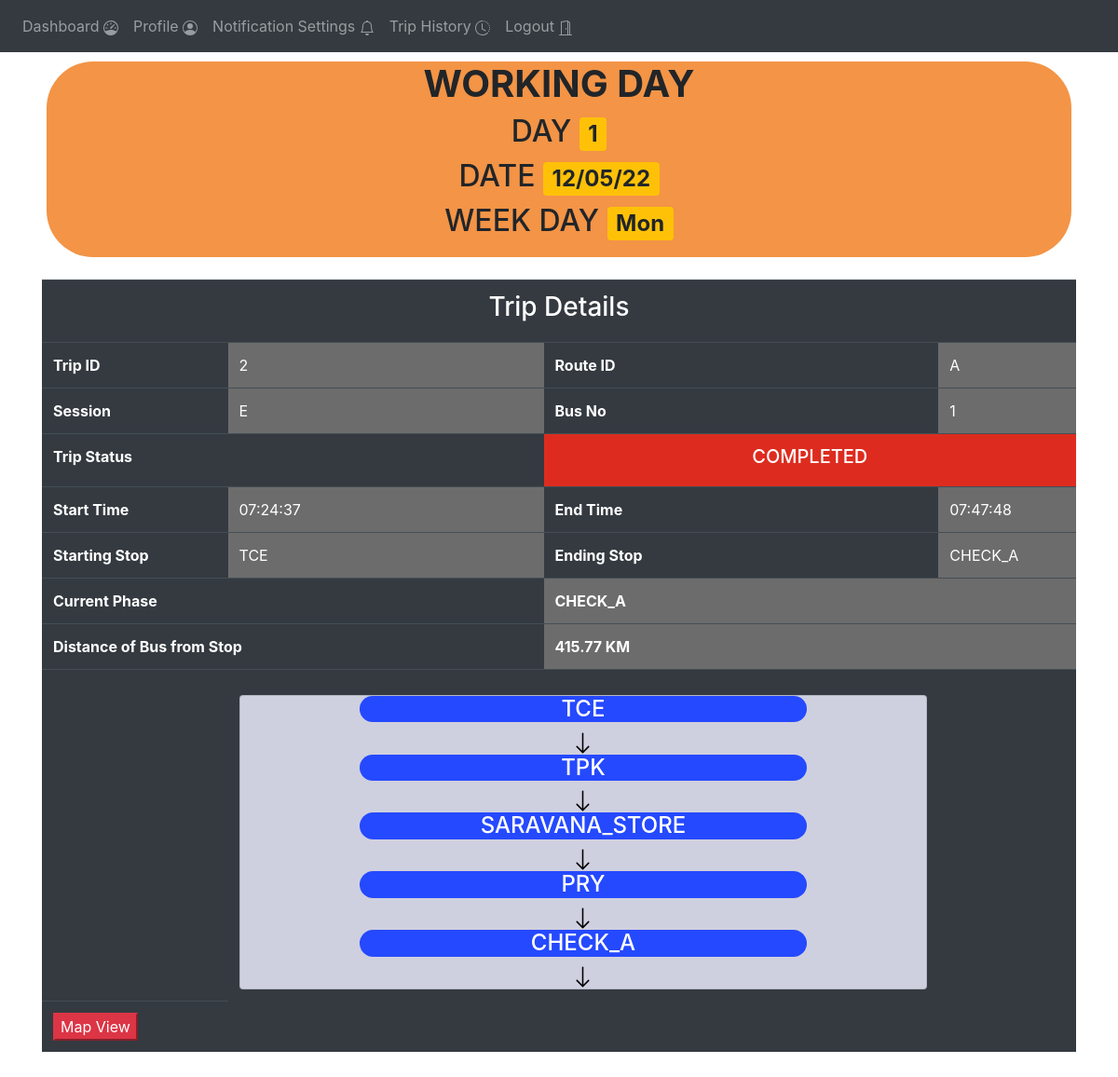
The app's page /student-home (signed in), older data.
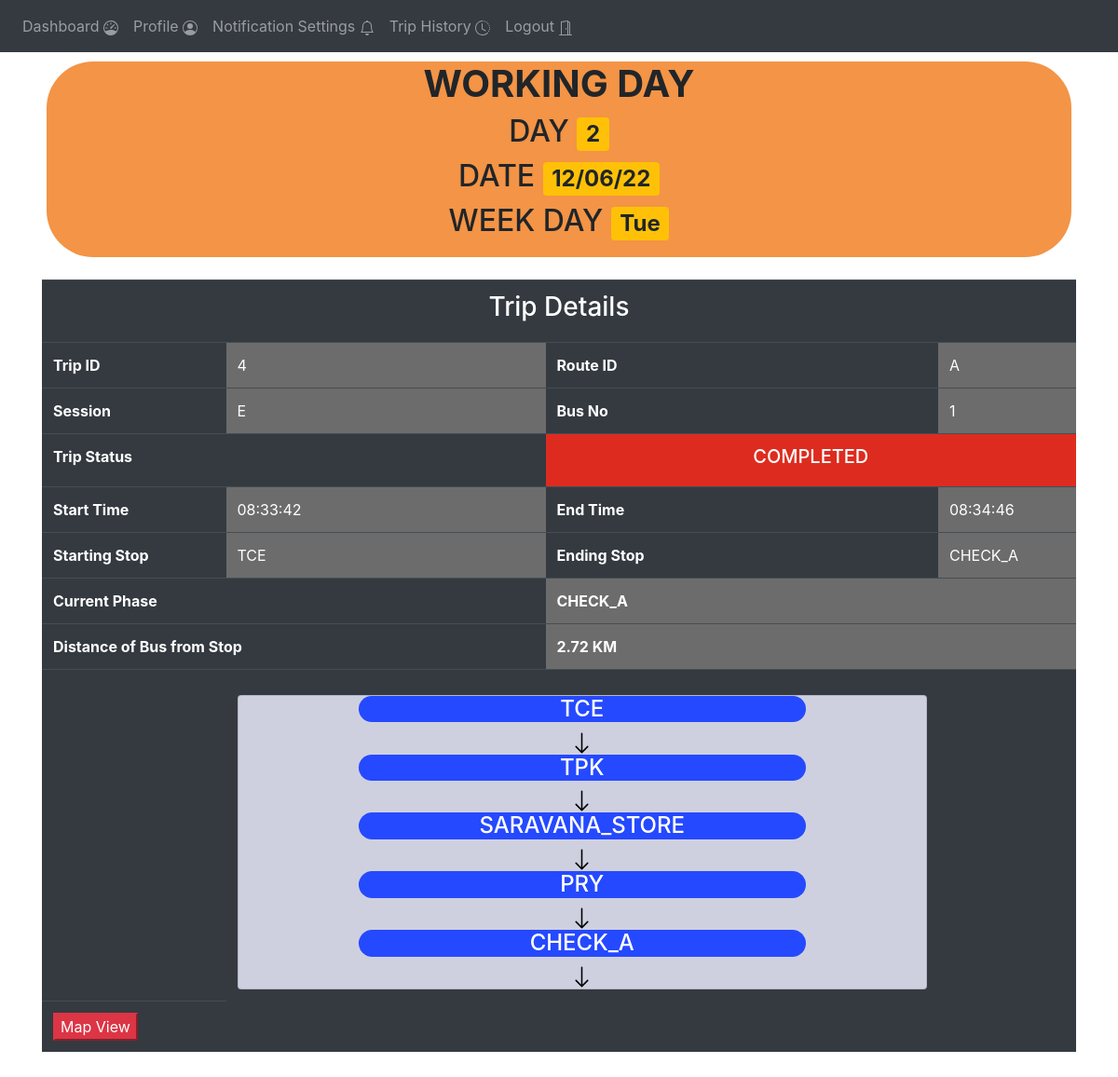
The same page, newer data.
### website/models.py (models this page shows)
class Working_day(db.Model):
    day = db.Column(db.Integer, primary_key=True)
    date = db.Column(db.String(15))
    week_day = db.Column(db.String(15))
    trips_created = db.Column(db.String(1))

class Trips(db.Model):
    trip_id = db.Column(db.Integer, primary_key=True)
    working_day = db.Column(db.Integer)
    route_id = db.Column(db.Integer)
    conductor_id = db.Column(db.Integer)
    bus_id =  db.Column(db.String(1))
    session = db.Column(db.String(1))
    status = db.Column(db.String(15))
    current_phase = db.Column(db.String(15))
    start_time =  db.Column(db.String(15))
    end_time = db.Column(db.String(15))

### website/views.py (the view)
@views.route('/student-home', methods=['GET', 'POST'])
@login_required
def student_home():
    w = Site_settings.query.filter_by(key="current_working_day").first().value
    working_day = Working_day.query.filter_by(day=w).first()
    student_details = Student_details.query.filter_by(id = current_user.id).first()
    routes = Route.query.filter_by(route_id = student_details.route).all()
    trips = Trips.query.filter_by(working_day=w , route_id = student_details.route).all()
    home_stop = student_details.home_phase
    lat2 = Location_reference.query.filter_by(name = home_stop).first().lat
    long2 = Location_reference.query.filter_by(name = home_stop).first().long
    if trips:
        if trips[0].status != "COMPLETED":
            trip = trips[0]
            phase = routes[0].phases.split(",")
            route=routes[0]
            lat=Bus_data.query.filter_by(no = trip.bus_id).first().lat
            long=Bus_data.query.filter_by(no = trip.bus_id).first().long
            distance = get_distance(float(lat) , float(long) , float(lat2) , float(long2))
        else:
            trip  = trips[1]
            phase = routes[1].phases.split(",")
            route = routes[1]
            lat=Bus_data.query.filter_by(no = trip.bus_id).first().lat
            long=Bus_data.query.filter_by(no = trip.bus_id).first().long
            distance = get_distance(float(lat) , float(long) , float(lat2) , float(long2))
    else:
        trip = None
        lat = long=phase=route= None
    return render_template("student_home.html" , user = current_user , w = working_day , trip=trip , phase = phase , route=route , lat=lat,long=long,distance = distance)

### website/__init__.py (called while the page is built)
def create_app():
    app = Flask(__name__)
    app.config['SECRET_KEY'] = '#itsactuallyapassword'
    app.config['SQLALCHEMY_DATABASE_URI'] = f'sqlite:///{DB_NAME}'
    db.init_app(app)
    from .views import views
    from .auth import auth
    app.register_blueprint(views, url_prefix='/')
    app.register_blueprint(auth, url_prefix='/')
    from .models import User
    create_database(app)
    login_manager = LoginManager()
    login_manager.login_view = 'auth.login'
    login_manager.init_app(app)
    @login_manager.user_loader
    def load_user(id):
        return User.query.get(int(id))
    return app

### website/views.py (called while the page is built)
def get_distance(lat1 , lon1 , lat2 , lon2):
    import math
    R = 6371
    lat1_rad = math.radians(lat1)
    lon1_rad = math.radians(lon1)
    lat2_rad = math.radians(lat2)
    lon2_rad = math.radians(lon2)
    dlat = lat2_rad - lat1_rad
    dlon = lon2_rad - lon1_rad
    a = math.sin(dlat/2)**2 + math.cos(lat1_rad) * math.cos(lat2_rad) * math.sin(dlon/2)**2
    c = 2 * math.atan2(math.sqrt(a), math.sqrt(1-a))
    distance = R * c
    return round(distance  , 2)

### website/templates/student_home.html (shortened to what this page needs)
{% extends "base.html" %}
{% block content %}
<div  style=" background-color: rgb(243, 148, 70);align-content: center ;text-align: center ;margin-top: 10px ; margin-left: 5px;margin-right: 5px;padding-left: 5px;padding-right:5px ; padding-bottom : 10px;border-radius: 50px;">
    <h1><b>WORKING DAY</h1></b>
    <h2>DAY  <span class="badge bg-warning">{{w.day}}</span></h2>
    <h2>DATE <span class="badge bg-warning">{{w.date}}</span></h2>
    <h2>WEEK DAY  <span class="badge bg-warning">{{w.week_day}}</span></h2>
</div>
  <br>
{% if trip %}
<div  style="align-content: center;border-radius: 50px;">
    <table class="table table-dark">
            <tr>
                <th colspan="4"><h3 align="center" width="100%">Trip Details</h3></th>
            </tr>
        <tr>
            <th>Trip ID</th>
            <td style="background-color:rgb(108, 108, 108);">{{trip.trip_id}}</td>
            <th>Route ID</th>
            <td style="background-color:rgb(108, 108, 108);">{{route.route_id}}</td>
        </tr>
        <tr>
            <th>Session</th>
            <td style="background-color:rgb(108, 108, 108);">{{trip.session}}</td>
            <th>Bus No</th>
            <td style="background-color:rgb(108, 108, 108);">{{trip.bus_id}}</td>
        </tr>
        <tr>
            <th colspan="2">
                Trip Status
            </th>
            {%if trip.status =="COMPLETED" %}
            <th style="background-color:rgb(221, 44, 31);" colspan="2"><h5 align="center">{{trip.status}}</h5></th>
            {%endif%}
        </tr>
        <tr>
            <th>Start Time</th>
            <td style="background-color:rgb(108, 108, 108);">{{trip.start_time}}</td>
            <th>End Time</th>
            <td style="background-color:rgb(108, 108, 108);">{{trip.end_time}}</td>
        </tr>
        <tr>
            <th>Starting Stop</th>
            <td style="background-color:rgb(108, 108, 108);">{{route.start}}</td>
            <th>Ending Stop</th>
            <td style="background-color:rgb(108, 108, 108);">{{route.end}}</td>
        </tr>
        <tr>
            <th colspan="2">Current Phase</th>
            <th colspan="2" style="background-color:rgb(108, 108, 108);">{{trip.current_phase}}</th>
        </tr>
        <tr>
            <th colspan="2">Distance of Bus from Stop</th>
            <th colspan="2" style="background-color:rgb(108, 108, 108);">{{distance}} KM</th>
        </tr>
        <tr>
            <td></td>
            <th colspan="2">
                <div class="card" style="background-color: rgb(207, 208, 223);margin-top: 15px;">
                    {%for p in phase%}
                    <h4 style="background-color: rgb(37, 73, 255); text-align: center; width: 30rem;align-self: center;border-radius: 50px;">{{p}}</h4>
                    <div align="center">
                        <svg xmlns="http://www.w3.org/2000/svg" width="25" height="25" fill="black" class="bi bi-arrow-down" viewBox="0 0 16 16">
                        <path fill-rule="evenodd" d="M8 1a.5.5 0 0 1 .5.5v11.793l3.146-3.147a.5.5 0 0 1 .708.708l-4 4a.5.5 0 0 1-.708 0l-4-4a.5.5 0 0 1 .708-.708L7.5 13.293V1.5A.5.5 0 0 1 8 1z"/>
                        </svg>
                    </div>
                    {%endfor%}
                </div>
            </th>
            <td></td>
        </tr>
        <tr>
            <td>
                <button class="button btn-danger" onclick="newTab({{lat}},{{long}});">Map View</button>
            </td>
        </tr>
    </table>
</div>
{%endif%}
<br>
{% endblock %}

Row changes from the older to the newer data that the page shows:
no longer on this page (row unchanged): Working_day: day "1", date "12/05/22", week_day "Mon"
no longer on this page (row unchanged): Trips: trip_id "2", session "E", bus_id "1", status "COMPLETED", start_time "07:24:37", end_time "07:47:48", current_phase "CHECK_A"
now on this page (row edited): Working_day: day "2", date "12/06/22", week_day "Tue"
added Trips: trip_id "4", session "E", bus_id "1", status "COMPLETED", start_time "08:33:42", end_time "08:34:46", current_phase "CHECK_A"
Text that changed along with them:
{{ distance }}: "415.77" → "2.72"
